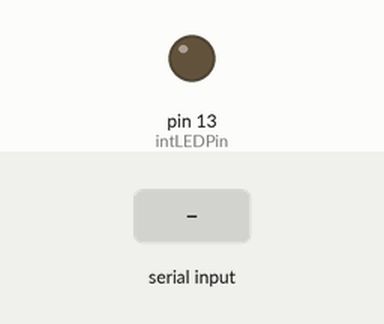
Recording of a sketch running on a simulated Arduino Uno, built with avr-gcc and run on an emulated ATmega328P. Parts: output pins drawn as LEDs (lit = HIGH). The test bench sets the inputs (shaded band).

Above: at 1.2 s.
1.3 s: byte 1 (1) received over Serial
At 2.5 s:
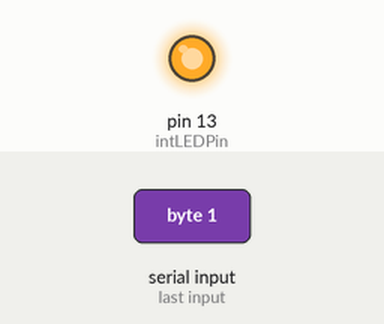
2.8 s: "1" received over Serial
At 3.8 s:
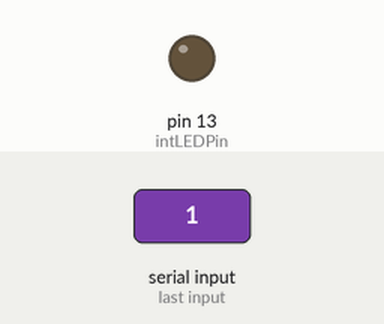
Timing chart, 0 to 5.8 s (numbered marks = the images above; inputs shaded):
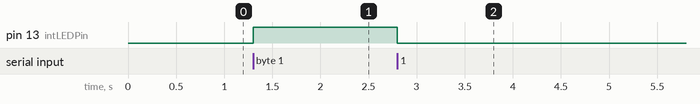

Measured:
- after the input at 1.3 s, pin 13 (intLEDPin): LOW → HIGH at once
- after the input at 2.8 s, pin 13 (intLEDPin): HIGH → LOW at once

The sketch:

sketch_mar7a.ino
```cpp
int intLEDPin = 13;
byte bytRec = 0;

void setup() {
  pinMode(intLEDPin, OUTPUT);
  Serial.begin(9600);

}

void loop() {
  if (Serial.available())
  {
    bytRec = Serial.read();
  }
  if (bytRec == 1)
  {
    digitalWrite(intLEDPin, HIGH);
  }
  else
  {
    digitalWrite(intLEDPin, LOW);
  }

}
```
